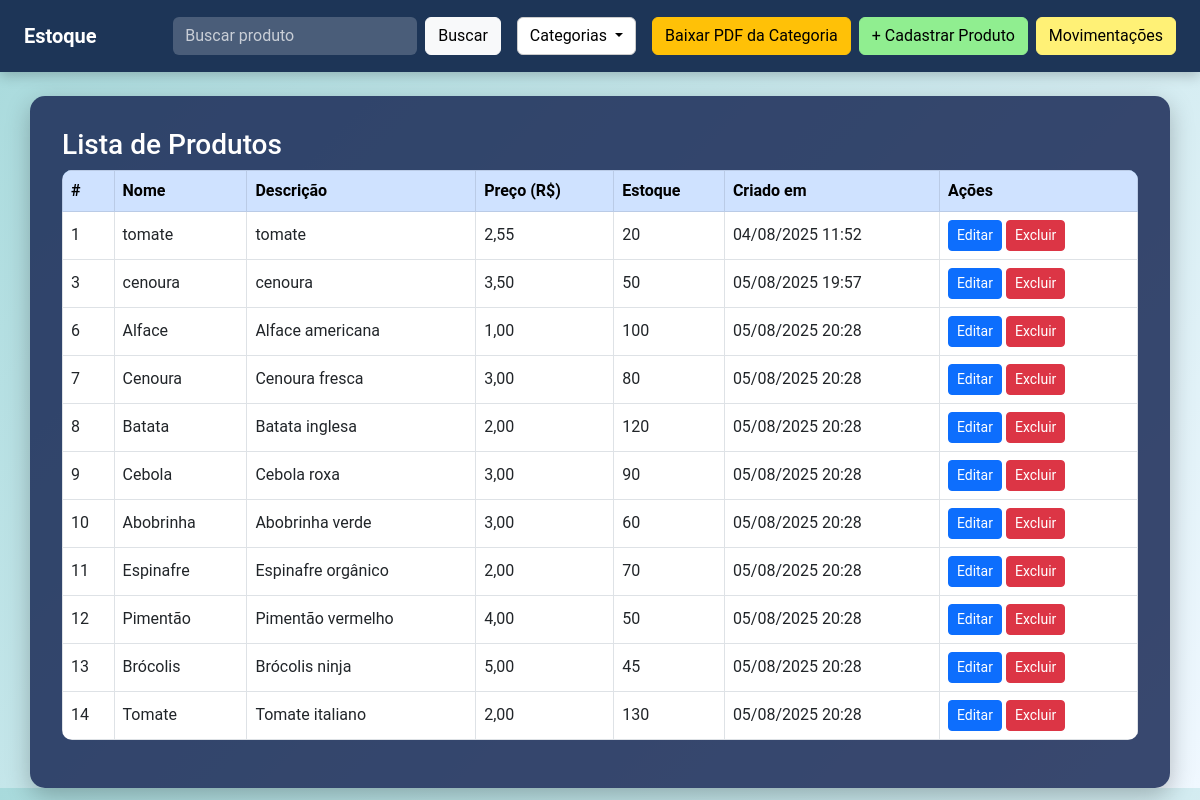
/dashboard.php?categoria=2 (signed in), run on the app's committed database.
### tables this page shows
CREATE TABLE `produtos` (
  `id` int(11) NOT NULL,
  `nome` varchar(100) NOT NULL,
  `descricao` text DEFAULT NULL,
  `preco` decimal(10,2) NOT NULL,
  `quantidade_estoque` int(11) DEFAULT 0,
  `categoria_id` int(11) NOT NULL,
  `criado_em` timestamp NOT NULL DEFAULT current_timestamp()
);

### dashboard.php (the view, shortened to what this page needs)
<?php
include 'db/conexao.php';
$categoria_id = isset($_GET['categoria']) ? intval($_GET['categoria']) : 0;
$sql_produtos = "SELECT * FROM produtos WHERE 1";
if ($categoria_id > 0) {
    $sql_produtos .= " AND categoria_id = $categoria_id";
}
$resultado_produtos = mysqli_query($conexao, $sql_produtos);
?>
<!DOCTYPE html>
<html lang="pt-BR">
<head>
    <link href="https://cdn.jsdelivr.net/npm/bootstrap@5.3.0/dist/css/bootstrap.min.css" rel="stylesheet">
</head>
<body>
    <nav class="navbar navbar-expand-lg navbar-dark px-4 py-3">
        <a class="navbar-brand fw-bold text-white" href="dashboard.php">Estoque</a>
        <div class="collapse navbar-collapse">
            <form class="d-flex ms-auto me-3" method="GET" action="dashboard.php">
                <input class="form-control me-2" type="search" name="busca" placeholder="Buscar produto">
                <button class="btn btn-light" type="submit">Buscar</button>
            </form>
            <div class="dropdown me-3">
                <button class="btn btn-outline-light dropdown-toggle" type="button" data-bs-toggle="dropdown" aria-expanded="false">
                    Categorias
                </button>
            </div>
            <?php if (isset($_GET['categoria']) && is_numeric($_GET['categoria'])): ?>
                <a href="relatorios/gerar_pdf.php?categoria=<?= intval($_GET['categoria']) ?>" class="btn btn-warning me-2">
                    Baixar PDF da Categoria
                </a>
            <?php endif; ?>
            <a href="db/cadastrar_produto.php" class="btn btn-success me-2">
                + Cadastrar Produto
            </a>
            <a href="movimentacoes.php" class="btn btn-info">
                Movimentações
            </a>
        </div>
    </nav>
    <div class="container mt-4">
        <h3>Lista de Produtos</h3>
        <?php if (mysqli_num_rows($resultado_produtos) > 0): ?>
            <div class="table-responsive">
                <table class="table table-bordered table-hover align-middle">
                    <thead class="table-primary">
                        <tr>
                            <th>#</th>
                            <th>Nome</th>
                            <th>Descrição</th>
                            <th>Preço (R$)</th>
                            <th>Estoque</th>
                            <th>Criado em</th>
                            <th>Ações</th>
                        </tr>
                    </thead>
                    <tbody>
                        <?php while ($produto = mysqli_fetch_assoc($resultado_produtos)) { ?>
                            <tr>
                                <td><?= $produto['id'] ?></td>
                                <td><?= htmlspecialchars($produto['nome']) ?></td>
                                <td><?= htmlspecialchars($produto['descricao']) ?></td>
                                <td><?= number_format($produto['preco'], 2, ',', '.') ?></td>
                                <td><?= $produto['quantidade_estoque'] ?></td>
                                <td><?= date('d/m/Y H:i', strtotime($produto['criado_em'])) ?></td>
                                <td>
                                    <a href="db/editar_produto.php?id=<?= $produto['id'] ?>" class="btn btn-sm btn-primary">Editar</a>
                                    <a href="db/excluir_produto.php?id=<?= $produto['id'] ?>" class="btn btn-sm btn-danger"
                                    onclick="return confirm('Tem certeza que deseja excluir este produto?');">Excluir</a>
                                </td>
                            </tr>
                        <?php } ?>
                    </tbody>
                </table>
            </div>
        <?php else: ?>
            <p>Nenhum produto encontrado.</p>
        <?php endif; ?>
    </div>
</body>
</html>

### dashboard.php (style rules this page uses)
body { background: linear-gradient(135deg, #a8dadc, #f0f8ff); font-family: 'Roboto', sans-serif; }
.navbar { background-color: #1d3557 !important; box-shadow: 0 4px 12px rgba(0,0,0,0.2); }
.navbar .btn-success { background-color: #90ee90; border-color: #90ee90; color: #000; transition: 0.3s; }
.navbar .btn-info { background-color: #fff176; border-color: #fff176; color: #000; transition: 0.3s; }
.dropdown-toggle { background-color: #fff; color: #000; border: 1px solid #ccc; }
.container { background: rgba(25, 42, 86, 0.85); padding: 2rem; border-radius: 15px; box-shadow: 0 8px 25px rgba(0, 0, 0, 0.25); color: white; margin-top: 2rem; }
.table { background-color: rgba(255, 255, 255, 0.1); color: white; border-radius: 10px; overflow: hidden; }
.table thead { background-color: #457b9d; color: white; }
.form-control { background-color: rgba(255, 255, 255, 0.2); border: none; color: white; }
.form-control::placeholder { color: rgba(255, 255, 255, 0.7); }
.navbar .btn, .dropdown-item { border-radius: 6px; }

### data on the page
produtos: id "1", nome "tomate", descricao "tomate", preco "2,55", quantidade_estoque "20", criado_em "04/08/2025 11:52"
produtos: id "3", nome "cenoura", descricao "cenoura", preco "3,50", quantidade_estoque "50", criado_em "05/08/2025 19:57"
produtos: id "6", nome "Alface", descricao "Alface americana", preco "1,00", quantidade_estoque "100", criado_em "05/08/2025 20:28"
produtos: id "7", nome "Cenoura", descricao "Cenoura fresca", preco "3,00", quantidade_estoque "80", criado_em "05/08/2025 20:28"
produtos: id "8", nome "Batata", descricao "Batata inglesa", preco "2,00", quantidade_estoque "120", criado_em "05/08/2025 20:28"
produtos: id "9", nome "Cebola", descricao "Cebola roxa", preco "3,00", quantidade_estoque "90", criado_em "05/08/2025 20:28"
produtos: id "10", nome "Abobrinha", descricao "Abobrinha verde", preco "3,00", quantidade_estoque "60", criado_em "05/08/2025 20:28"
produtos: id "11", nome "Espinafre", descricao "Espinafre orgânico", preco "2,00", quantidade_estoque "70", criado_em "05/08/2025 20:28"
produtos: id "12", nome "Pimentão", descricao "Pimentão vermelho", preco "4,00", quantidade_estoque "50", criado_em "05/08/2025 20:28"
produtos: id "13", nome "Brócolis", descricao "Brócolis ninja", preco "5,00", quantidade_estoque "45", criado_em "05/08/2025 20:28"
produtos: id "14", nome "Tomate", descricao "Tomate italiano", preco "2,00", quantidade_estoque "130", criado_em "05/08/2025 20:28"
